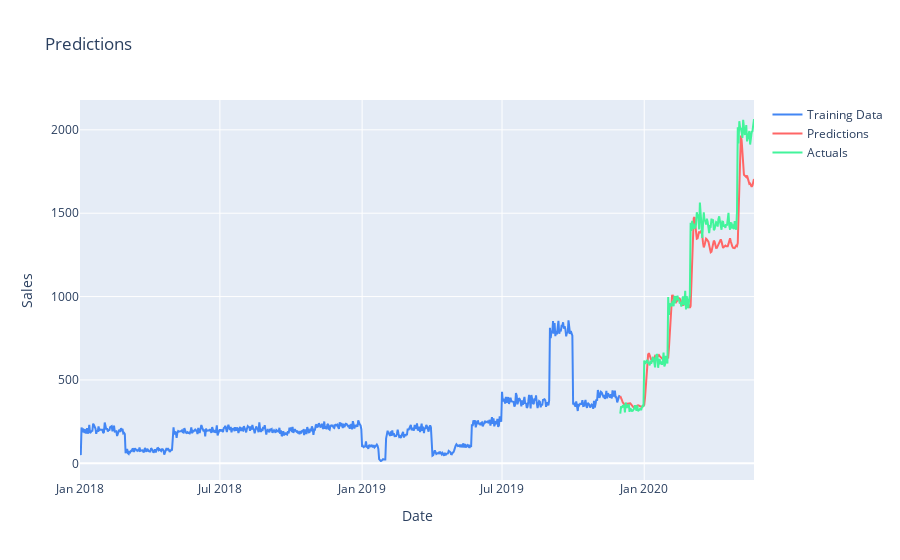

Here is the notebook cell this chart was saved with:
### Code cell
trace1 = go.Scatter(
    x = date_train,
    y = train_plot,
    mode = 'lines',
    name = 'Training Data',
    line = dict(color=('rgb(66, 134, 244)'), width=2)
)
trace2 = go.Scatter(
    x = date_test,
    y = predict_plot,
    mode = 'lines',
    name = 'Predictions',
    line = dict(color=('rgb(255, 102, 102)'), width=2)
)
trace3 = go.Scatter(
    x = date_test,
    y = test_plot,
    mode = 'lines',
    name = 'Actuals',
    line = dict(color=('rgb(66, 244, 155)'), width=2)
)

data = [trace1, trace2, trace3]
layout = go.Layout(
    title = "Predictions",
    xaxis = {'title' : "Date"},
    yaxis = {'title' : "Sales"}
)
fig = go.Figure(data=[trace1, trace2, trace3], layout=layout)
fig.show()

### Figure 1 — Plotly figure (JSON) as saved in the notebook; plotly's stock layout.template omitted (floating-point values rounded to 4 significant figures; data arrays with more than 128 entries replaced by an {"elided": "..."} marker saying what was removed)
{"data": [{"line": {"color": "rgb(66, 134, 244)", "width": 2}, "mode": "lines", "name": "Training Data", "type": "scatter", "x": {"elided": "699 str values"}, "y": {"elided": "699 int values"}}, {"line": {"color": "rgb(255, 102, 102)", "width": 2}, "mode": "lines", "name": "Predictions", "type": "scatter", "x": {"elided": "174 str values"}, "y": {"elided": "174 float values"}}, {"line": {"color": "rgb(66, 244, 155)", "width": 2}, "mode": "lines", "name": "Actuals", "type": "scatter", "x": {"elided": "174 str values"}, "y": {"elided": "174 int values"}}], "layout": {"title": {"text": "Predictions"}, "xaxis": {"title": {"text": "Date"}}, "yaxis": {"title": {"text": "Sales"}}}}
